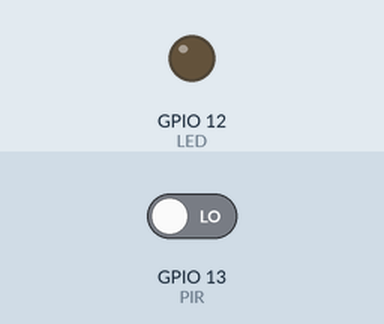
Recording of a sketch running on a simulated ESP32. Shown: output pins drawn as LEDs (lit = HIGH). The test bench sets the inputs (shaded band); at power-on: GPIO 13 (PIR) LOW. WiFi joins after 1.5 s; servers stay silent unless stated; what the sketch prints to the serial monitor is not drawn.

Above: at 2.7 s.
2.8 s: GPIO 13 (PIR) driven HIGH
At 4.3 s:
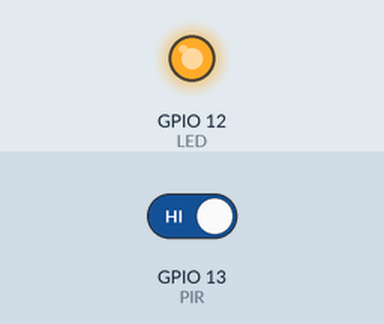
Timing chart, 0 to 7.5 s (numbered marks = the images above; inputs shaded):
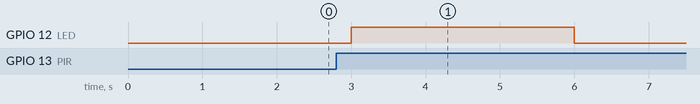

The sketch:

sketch_1_.ino
```cpp
#include <WiFi.h>
#include <WiFiClientSecure.h>

#define PIR 13
#define LED 12

const char* ssid = "Wokwi-GUEST";
const char* password = "";

// 🔐 Device Info
String deviceID = "door_01";

// 🔐 Telegram
String botToken = "BOT TOKEN";
String chatID = "CHAT ID";

int lastState = LOW;
int minuteCounter = 0;

// 🔹 Timestamp
String getTimestamp() {
  int day = 14;
  int month = 4;
  int year = 2026;

  int hour = 10 + (minuteCounter / 60);
  int minute = minuteCounter % 60;

  minuteCounter++;

  return String(day) + "-" + String(month) + "-" + String(year) +
         "_" + String(hour) + "-" + String(minute);
}

void setup() {
  pinMode(PIR, INPUT);
  pinMode(LED, OUTPUT);
  Serial.begin(115200);

  WiFi.begin(ssid, password);
  Serial.print("Connecting to WiFi");

  while (WiFi.status() != WL_CONNECTED) {
    delay(500);
    Serial.print(".");
  }

  Serial.println("\nConnected!");
}

void loop() {
  int motion = digitalRead(PIR);

  if (motion == HIGH && lastState == LOW) {

    Serial.println("INTRUSION DETECTED!");

    String imageName = "image_" + getTimestamp() + ".jpg";

    // 📲 Telegram message (clean format)
    String message = "Intrusion Detected | Device:" + deviceID + " | Image:" + imageName;

    String url = "https://api.telegram.org/bot" + botToken +
                 "/sendMessage?chat_id=" + chatID +
                 "&text=" + message;

    WiFiClientSecure client;
    client.setInsecure();

    if (client.connect("api.telegram.org", 443)) {
      client.print(String("GET ") + url + " HTTP/1.1\r\n" +
                   "Host: api.telegram.org\r\n" +
                   "Connection: close\r\n\r\n");

      Serial.println("Telegram Alert Sent!");
    }

    // Alarm
    digitalWrite(LED, HIGH);
    delay(3000);
    digitalWrite(LED, LOW);

    delay(3000);
  }

  lastState = motion;
}
```

Measured:
- after the input at 2.8 s, GPIO 12 (LED): LOW → HIGH after 0.20 s, → LOW 3.0 s later
